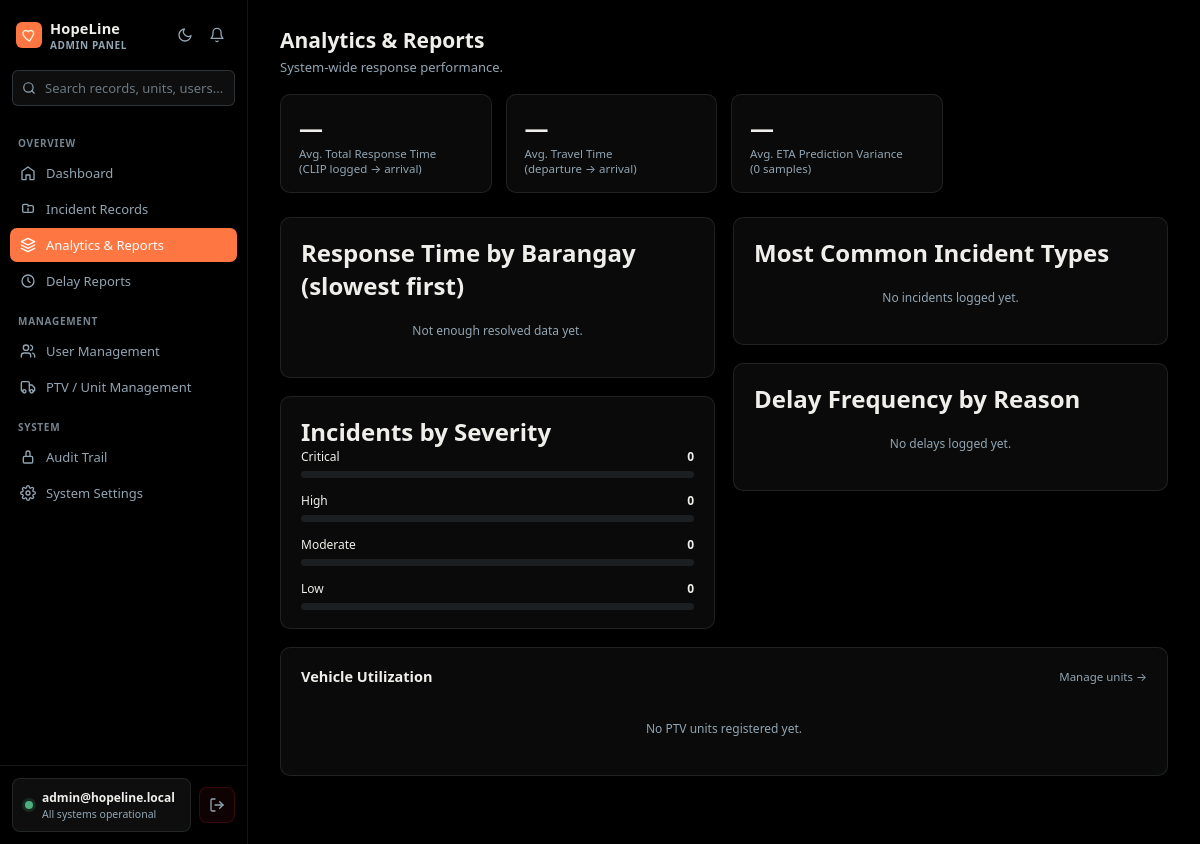
The page /app/admin/analytics.php (signed in) on the database as committed earlier.
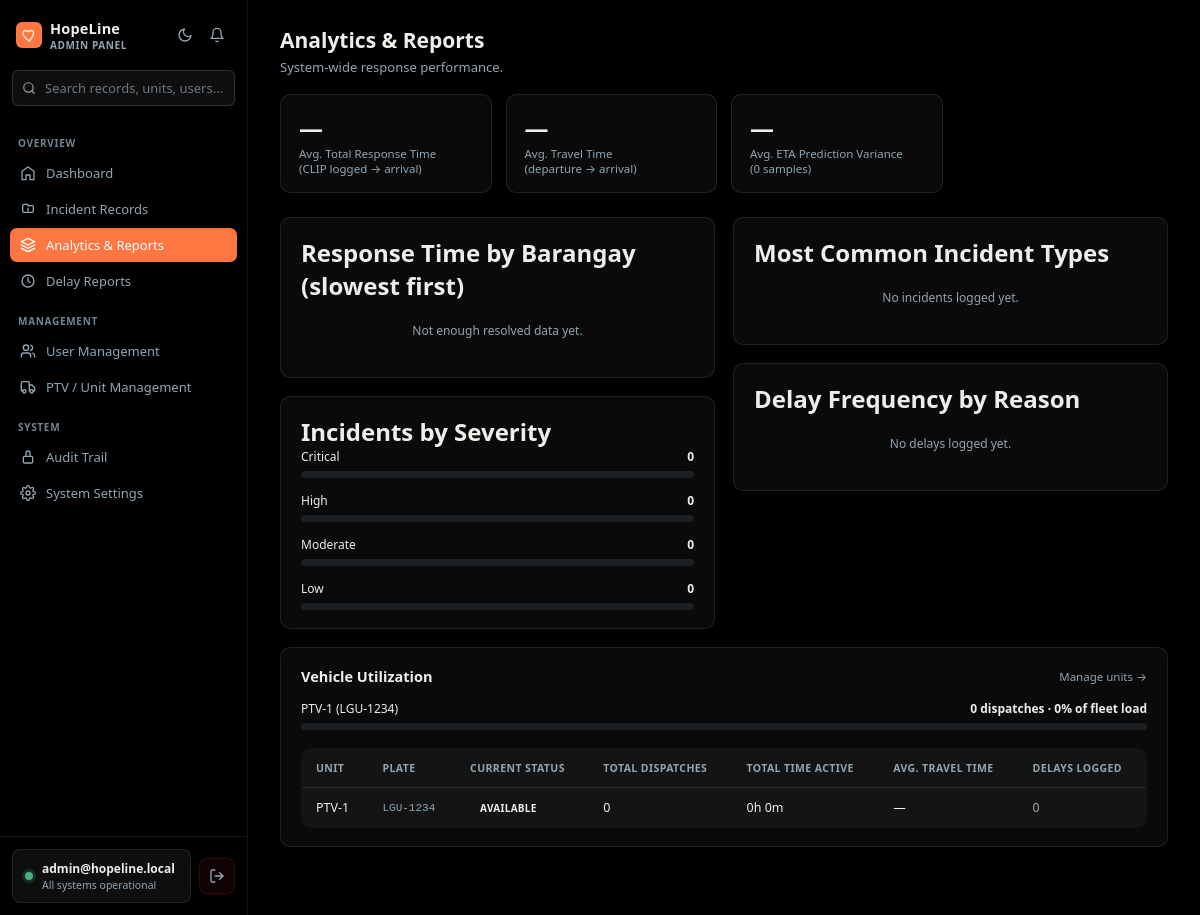
The same page on the database as committed later.
### tables this page shows
CREATE TABLE `ptv_units` (
  `id`               int(11)       NOT NULL AUTO_INCREMENT,
  `unit_name`        varchar(100)  NOT NULL,
  `plate_no`         varchar(20)   DEFAULT NULL,
  `driver_name`      varchar(150)  DEFAULT NULL,
  `responder_id`     int(11)       DEFAULT NULL,
  `status`           enum('Available','En Route','On Site','Returning','Offline') NOT NULL DEFAULT 'Available',
  `archived_at`      datetime      DEFAULT NULL,
  `current_lat`      decimal(10,7) DEFAULT NULL,
  `current_lng`      decimal(10,7) DEFAULT NULL,
  `last_location_at` datetime      DEFAULT NULL,
  `gps_accuracy`     float         DEFAULT NULL,
  `gps_heading`      float         DEFAULT NULL,
  `gps_speed`        float         DEFAULT NULL,
  `updated_at`       datetime      DEFAULT current_timestamp() ON UPDATE current_timestamp(),
  `created_at`       datetime      DEFAULT current_timestamp(),
  PRIMARY KEY (`id`),
  KEY `idx_units_responder` (`responder_id`),
  KEY `idx_units_status` (`status`),
  KEY `idx_units_archived_at` (`archived_at`),
  CONSTRAINT `fk_units_responder`
    FOREIGN KEY (`responder_id`) REFERENCES `users` (`id`)
    ON UPDATE RESTRICT ON DELETE SET NULL
);

### app/admin/analytics.php (the view, shortened to what the rows shown need)
<?php
require_once __DIR__ . '/../../config/config.php';
$vehicleUsage = $pdo->query("
    SELECT
        u.id,
        u.unit_name,
        u.plate_no,
        u.status,
        COUNT(d.id) AS total_dispatches,
        SUM(CASE WHEN d.departed_at IS NOT NULL AND d.arrived_at IS NOT NULL
                 THEN TIMESTAMPDIFF(SECOND, d.departed_at, d.arrived_at) ELSE 0 END) AS total_travel_seconds,
        AVG(CASE WHEN d.departed_at IS NOT NULL AND d.arrived_at IS NOT NULL
                 THEN TIMESTAMPDIFF(SECOND, d.departed_at, d.arrived_at) ELSE NULL END) AS avg_travel_seconds,
        (SELECT COUNT(*) FROM delay_logs dl WHERE dl.unit_id = u.id) AS delay_count
    FROM ptv_units u
    LEFT JOIN dispatch d ON d.unit_id = u.id
    GROUP BY u.id
    ORDER BY total_dispatches DESC
")->fetchAll(PDO::FETCH_ASSOC);
$maxDispatchCount = max(array_column($vehicleUsage, 'total_dispatches') ?: [1]);
$totalFleetDispatches = array_sum(array_column($vehicleUsage, 'total_dispatches'));
function fmtMin($seconds) {
    if (!$seconds) return '—';
    return round($seconds / 60, 1) . ' min';
}
function fmtHours($seconds) {
    if (!$seconds) return '0h 0m';
    $h = floor($seconds / 3600);
    $m = floor(($seconds % 3600) / 60);
    return $h . 'h ' . $m . 'm';
}
?>
<!DOCTYPE html>
<html lang="en">
<head>
<link rel="stylesheet" href="<?php echo BASE_URL; ?>/assets/css/app.css">
</head>
<body>
<main class="main">
    <div class="page-head">
        <h1>Analytics &amp; Reports</h1>
    </div>
    <div class="layout">
        <div>
            <div class="card">
                <h2>Response Time by Barangay (slowest first)</h2>
            </div>
            <div class="card">
                <h2>Incidents by Severity</h2>
            </div>
        </div>
        <div>
            <div class="card">
                <h2>Most Common Incident Types</h2>
            </div>
            <div class="card">
                <h2>Delay Frequency by Reason</h2>
            </div>
        </div>
    </div>
    <div class="card">
        <div class="card-header">
            <h2>Vehicle Utilization</h2>
        </div>
        <?php if (empty($vehicleUsage)): ?>
            <div class="empty-mini">No PTV units registered yet.</div>
        <?php else: ?>
        <?php foreach ($vehicleUsage as $v):
            $pct = $maxDispatchCount > 0 ? round(($v['total_dispatches'] / $maxDispatchCount) * 100) : 0;
            $share = $totalFleetDispatches > 0 ? round(($v['total_dispatches'] / $totalFleetDispatches) * 100) : 0;
        ?>
        <div class="bar-row">
            <div class="bar-label">
                <span><?php echo htmlspecialchars($v['unit_name']); ?> (<?php echo htmlspecialchars($v['plate_no'] ?: 'no plate'); ?>)</span>
                <span class="n"><?php echo $v['total_dispatches']; ?> dispatch<?php echo $v['total_dispatches'] == 1 ? '' : 'es'; ?> · <?php echo $share; ?>% of fleet load</span>
            </div>
            <div class="bar-track"><div class="bar-fill" style="width:<?php echo $pct; ?>%; background:var(--burnt-umber);"></div></div>
        </div>
        <?php endforeach; ?>
        <div style="overflow-x:auto; margin-top:18px;">
        <table>
            <thead><tr>
                <th>Unit</th><th>Plate</th><th>Current Status</th>
                <th>Total Dispatches</th><th>Total Time Active</th><th>Avg. Travel Time</th><th>Delays Logged</th>
            </tr></thead>
            <tbody>
                <?php foreach ($vehicleUsage as $v): ?>
                <tr>
                    <td><?php echo htmlspecialchars($v['unit_name']); ?></td>
                    <td class="clip-ref-cell"><?php echo htmlspecialchars($v['plate_no'] ?: '—'); ?></td>
                    <td><span class="status-badge status-<?php echo strtolower(str_replace(' ', '_', $v['status'])); ?>"><?php echo htmlspecialchars($v['status']); ?></span></td>
                    <td><?php echo $v['total_dispatches']; ?></td>
                    <td><?php echo fmtHours($v['total_travel_seconds']); ?></td>
                    <td><?php echo fmtMin($v['avg_travel_seconds']); ?></td>
                    <td class="<?php echo $v['delay_count'] > 0 ? 'delay-flag' : 'no-delay'; ?>"><?php echo $v['delay_count']; ?></td>
                </tr>
                <?php endforeach; ?>
            </tbody>
        </table>
        </div>
        <?php endif; ?>
    </div>
</main>
</body>
</html>

Rows that differ between the two databases and show on the page:
added ptv_units: unit_name "PTV-1", plate_no "LGU-1234", total_dispatches "0", share "0", status "AVAILABLE", total_travel_seconds "0h 0m", avg_travel_seconds "—", delay_count "0"
Other text that changed with them:
text no longer shown: "No PTV units registered yet."
text now shown: "UNIT PLATE CURRENT STATUS TOTAL DISPATCHES TOTAL TIME ACTIVE AVG. TRAVEL TIME DELAYS LOGGED"
